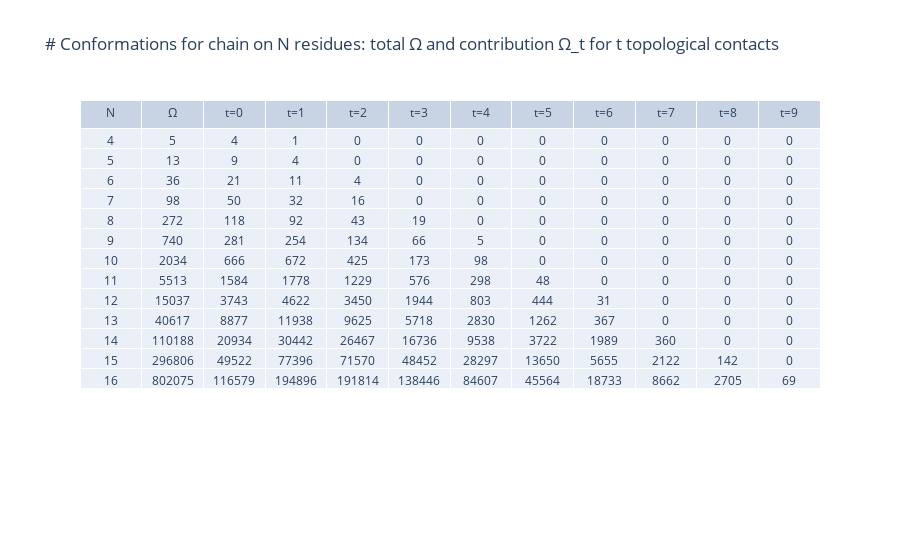

The notebook cell this image was saved under:
### Code cell
# Data processed to be displayed in tabular 

t_max = len(Omega_t[-1]) # max number of topological contacts for N=16 -> used for padding 
Omega_t_padded = []

# Zero-padding 
for omega_t in Omega_t:
    omega_t = np.pad(omega_t, (0,t_max-len(omega_t)), mode='constant' )
    Omega_t_padded.append(omega_t)
# stack Omega values for all t values
Omega_t_padded = np.vstack(Omega_t_padded)

# stack all columns appearing in table
Omega = np.array(Omega)
Omega_col = np.expand_dims(Omega,axis=-1)
Ns = np.expand_dims(np.arange(4,17), axis=-1)
table_values = np.hstack([Ns,Omega_col,Omega_t_padded])

# column headers
cols = ['N','Ω']
for t in range(t_max): cols.append(f't={t}')

# display table with plotly
import plotly.graph_objects as go
fig = go.Figure(
    data=[go.Table(
        header=dict(values=cols),
        cells=dict(values=np.transpose(table_values))),
])
fig.update_layout(
    title = dict(text='# Conformations for chain on N residues: total Ω and contribution Ω_t for t topological contacts',)
)
fig.show()

# Display original table
import matplotlib.image as img 
from PIL import Image

filepath = path + 'Table_Omega_vs_N.png'
plt.figure(figsize=[8,6],dpi=800)
image = Image.open(filepath)
plt.xticks([])
plt.yticks([])
plt.title('Data from Chan&Dill (1989) [1]',fontsize=10)
plt.imshow(image)
plt.show()

### Figure 1 — Plotly figure (JSON) as saved in the notebook; plotly's stock layout.template omitted (floating-point values rounded to 4 significant figures; data arrays with more than 128 entries replaced by an {"elided": "..."} marker saying what was removed)
{"data": [{"cells": {"values": {"elided": "12x13 int values"}}, "header": {"values": ["N", "Ω", "t=0", "t=1", "t=2", "t=3", "t=4", "t=5", "t=6", "t=7", "t=8", "t=9"]}, "type": "table"}], "layout": {"title": {"text": "# Conformations for chain on N residues: total Ω and contribution Ω_t for t topological contacts"}}}
